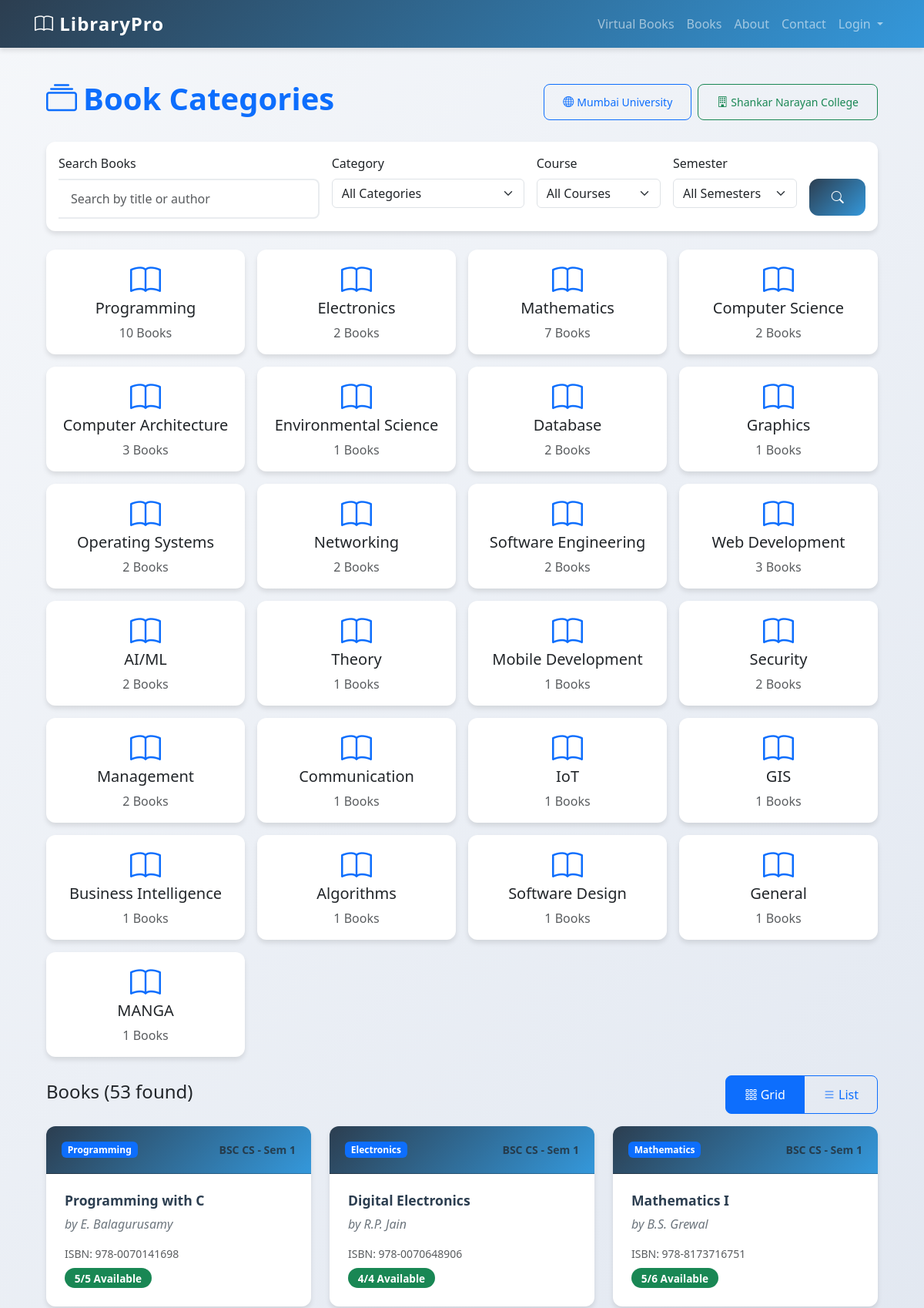
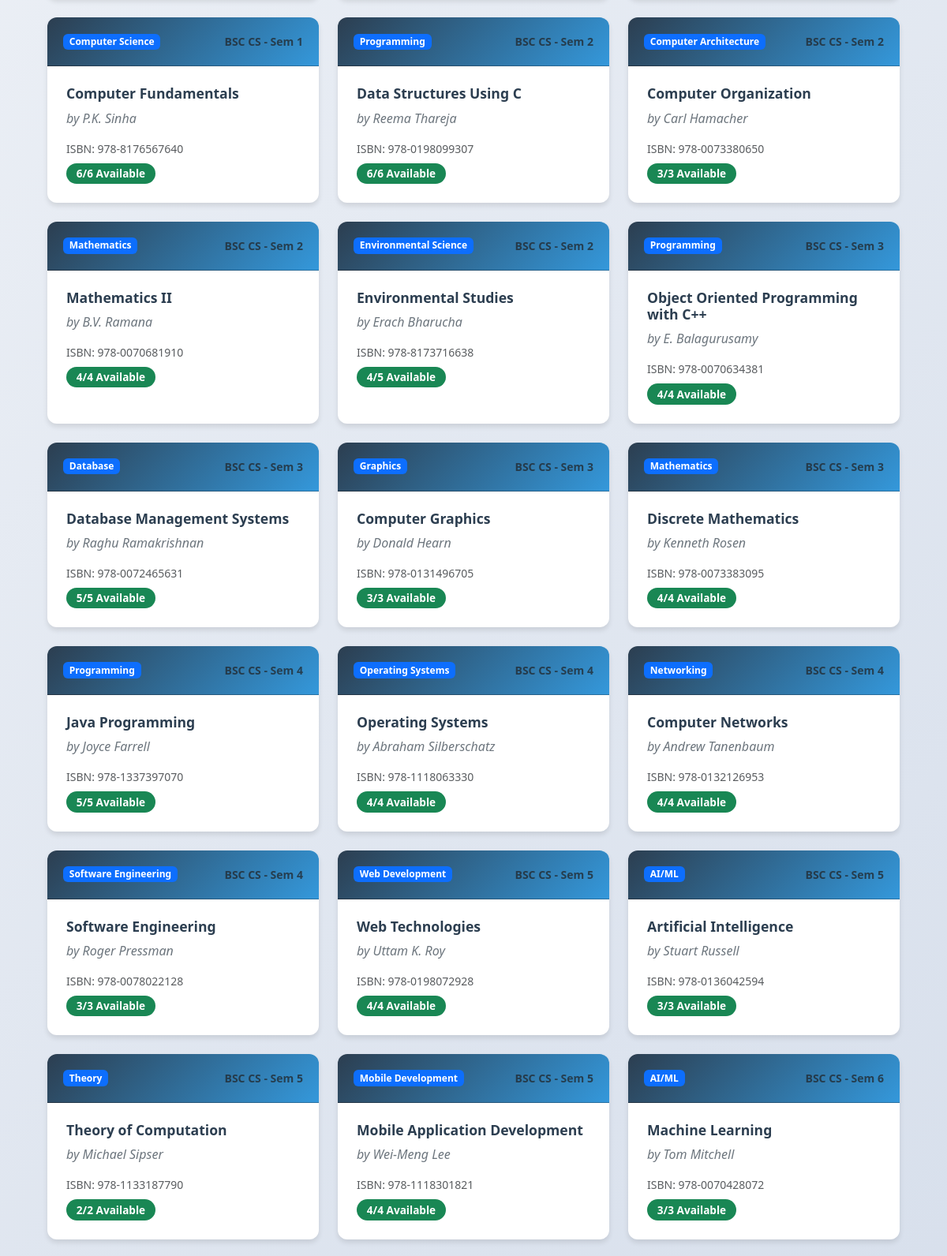
The page /books-categories (upper part) on the database its author committed (2 pictures, top to bottom).
### app/models.py (models this page shows, shortened)
class Book(db.Model):
    id = db.Column(db.Integer, primary_key=True)
    title = db.Column(db.String(200), nullable=False)
    author = db.Column(db.String(100), nullable=False)
    category = db.Column(db.String(50), nullable=False, default='General')
    semester = db.Column(db.String(20), nullable=True)
    course = db.Column(db.String(50), nullable=True)
    isbn = db.Column(db.String(20), nullable=True)
    thumbnail = db.Column(db.String(500), nullable=True)
    copies_total = db.Column(db.Integer, nullable=False, default=1)
    copies_available = db.Column(db.Integer, nullable=False, default=1)
    is_new_book = db.Column(db.Boolean, nullable=False, default=True)
    new_book_expires = db.Column(db.DateTime, nullable=True)
    is_prebooking = db.Column(db.Boolean, nullable=False, default=False)
    prebooking_starts = db.Column(db.DateTime, nullable=True)
    prebooking_slots = db.Column(db.Integer, nullable=False, default=0)
    prebooking_taken = db.Column(db.Integer, nullable=False, default=0)
    is_virtual = db.Column(db.Boolean, nullable=False, default=False)
    pdf_file_path = db.Column(db.String(500), nullable=True)
    virtual_price = db.Column(db.Float, nullable=True, default=0.0)  # Free to read
    download_price = db.Column(db.Float, nullable=True, default=11.0)  # ₹11 to download
    created_at = db.Column(db.DateTime, default=datetime.utcnow)
    loans = db.relationship('Loan', backref='book', lazy='dynamic')

### app/main/routes.py (the view)
@bp.route('/books-categories')
def books_categories():
    from sqlalchemy import func
    search = request.args.get('search', '')
    category_filter = request.args.get('category', '')
    course_filter = request.args.get('course', '')
    semester_filter = request.args.get('semester', '')
    query = Book.query
    if search:
        query = query.filter(
            (Book.title.contains(search)) | (Book.author.contains(search))
        )
    if category_filter:
        query = query.filter(Book.category == category_filter)
    if course_filter:
        query = query.filter(Book.course == course_filter)
    if semester_filter:
        query = query.filter(Book.semester == semester_filter)
    books = query.all()
    categories = db.session.query(Book.category).distinct().all()
    categories = [cat[0] for cat in categories if cat[0]]
    category_stats = {}
    for category in categories:
        count = Book.query.filter_by(category=category).count()
        category_stats[category] = count
    return render_template('books_categories.html',
                         title='Book Categories',
                         books=books,
                         categories=categories,
                         category_stats=category_stats)

### app/templates/books_categories.html (shortened to what this page needs)
{% extends "base.html" %}
{% block content %}
<div class="container py-4">
    <div class="row">
        <div class="col-12">
            <div class="d-flex justify-content-between align-items-center mb-4">
                <h1 class="display-6 fw-bold text-primary">
                    <i class="bi bi-collection me-2"></i>Book Categories
                </h1>
                <div class="d-flex gap-2">
                    <a href="https://www.mu.ac.in/" target="_blank" class="btn btn-outline-primary btn-sm">
                        <i class="bi bi-globe me-1"></i>Mumbai University
                    </a>
                    <a href="https://sncollegemumbai.edu.in/" target="_blank" class="btn btn-outline-success btn-sm">
                        <i class="bi bi-building me-1"></i>Shankar Narayan College
                    </a>
                </div>
            </div>
            <div class="card mb-4">
                <div class="card-body">
                    <form method="GET" class="row g-3">
                        <div class="col-md-4">
                            <label class="form-label">Search Books</label>
                            <input type="text" name="search" class="form-control" placeholder="Search by title or author" value="{{ request.args.get('search', '') }}">
                        </div>
                        <div class="col-md-3">
                            <label class="form-label">Category</label>
                            <select name="category" class="form-select">
                                <option value="">All Categories</option>
                            </select>
                        </div>
                        <div class="col-md-2">
                            <label class="form-label">Course</label>
                            <select name="course" class="form-select">
                                <option value="">All Courses</option>
                            </select>
                        </div>
                        <div class="col-md-2">
                            <label class="form-label">Semester</label>
                            <select name="semester" class="form-select">
                                <option value="">All Semesters</option>
                            </select>
                        </div>
                        <div class="col-md-1">
                            <label class="form-label">&nbsp;</label>
                            <button type="submit" class="btn btn-primary w-100">
                                <i class="bi bi-search"></i>
                            </button>
                        </div>
                    </form>
                </div>
            </div>
            <div class="row g-3 mb-4">
                {% for category, count in category_stats.items() %}
                <div class="col-md-3">
                    <div class="card text-center h-100">
                        <div class="card-body">
                            <i class="bi bi-book display-6 text-primary mb-2"></i>
                            <h5 class="card-title">{{ category }}</h5>
                            <p class="card-text text-muted">{{ count }} Books</p>
                        </div>
                    </div>
                </div>
                {% endfor %}
            </div>
            <div class="row">
                <div class="col-12">
                    <div class="d-flex justify-content-between align-items-center mb-3">
                        <h4>Books ({{ books|length }} found)</h4>
                        <div class="btn-group" role="group">
                            <label class="btn btn-outline-primary" for="grid-view">
                                <i class="bi bi-grid-3x3-gap"></i> Grid
                            </label>
                            <label class="btn btn-outline-primary" for="list-view">
                                <i class="bi bi-list"></i> List
                            </label>
                        </div>
                    </div>
                    <div id="books-grid" class="row g-4">
                        {% for book in books %}
                        <div class="col-lg-4 col-md-6">
                            <div class="card book-card h-100">
                                <div class="card-header d-flex justify-content-between align-items-center">
                                    <span class="badge bg-primary">{{ book.category }}</span>
                                    <small class="text-muted">{{ book.course }} - {{ book.semester }}</small>
                                </div>
                                <div class="card-body">
                                    <h6 class="card-title book-title">{{ book.title }}</h6>
                                    <p class="card-text book-author">by {{ book.author }}</p>
                                    {% if book.isbn %}
                                    <p class="small text-muted mb-2">ISBN: {{ book.isbn }}</p>
                                    {% endif %}
                                    <div class="d-flex justify-content-between align-items-center">
                                        <span class="badge availability-badge {% if book.copies_available > 0 %}bg-success{% else %}bg-danger{% endif %}">
                                            {{ book.copies_available }}/{{ book.copies_total }} Available
                                        </span>
                                    </div>
                                </div>
                            </div>
                        </div>
                        {% endfor %}
                    </div>
                </div>
            </div>
        </div>
    </div>
</div>
{% endblock %}

### app/static/css/style.css (style rules this page uses)
:root { --primary-color: #2c3e50; --secondary-color: #3498db; --accent-color: #e74c3c; --success-color: #27ae60; --warning-color: #f39c12; --light-bg: #f8f9fa; --card-shadow: 0 4px 6px rgba(0, 0, 0, 0.1); --hover-shadow: 0 8px 15px rgba(0, 0, 0, 0.2); --border-radius: 12px; }
body { font-family: 'Segoe UI', Tahoma, Geneva, Verdana, sans-serif; background: linear-gradient(135deg, #f5f7fa 0%, #c3cfe2 100%); min-height: 100vh; padding: 0; margin: 0; }
.container { padding-left: 15px; padding-right: 15px; }
.card { border: none; border-radius: var(--border-radius); box-shadow: var(--card-shadow); transition: all 0.3s ease; background: white; }
.card-header { background: linear-gradient(135deg, var(--primary-color) 0%, var(--secondary-color) 100%); color: white; border-radius: var(--border-radius) var(--border-radius) 0 0 !important; padding: 1.25rem; font-weight: 600; }
.book-card { height: 100%; transition: all 0.3s ease; }
.book-card .card-body { padding: 1.5rem; display: flex; flex-direction: column; }
.book-title { font-size: 1.1rem; font-weight: 600; color: var(--primary-color); margin-bottom: 0.5rem; }
.book-author { color: #6c757d; font-style: italic; margin-bottom: 1rem; }
.availability-badge { font-size: 0.85rem; padding: 0.4rem 0.8rem; border-radius: 20px; }
.form-control { border-radius: 8px; border: 2px solid #e9ecef; padding: 0.75rem 1rem; transition: all 0.3s ease; }
.btn { border-radius: 8px; padding: 0.75rem 1.5rem; font-weight: 500; transition: all 0.3s ease; }
.btn-primary { background: linear-gradient(135deg, var(--primary-color) 0%, var(--secondary-color) 100%); border: none; }
.form-control { border-left: none; border-radius: 0 8px 8px 0; }
.btn-primary { background: linear-gradient(135deg, var(--primary-color) 0%, var(--secondary-color) 100%); border: none; border-radius: 12px; padding: 0.75rem; font-weight: 600; transition: all 0.3s ease; }

### app/static/css/modern.css (style rules this page uses)
:root { --primary: #6366f1; --secondary: #8b5cf6; --success: #10b981; --danger: #ef4444; --warning: #f59e0b; --info: #3b82f6; --dark: #1f2937; --light: #f9fafb; }

### rows shown on the page
Book: category "Electronics", id "2", course "BSC CS", semester "Sem 1", title "Digital Electronics", author "R.P. Jain", isbn "978-0070648906", copies_available "4", copies_total "4"
Book: category "Mathematics", id "7", course "BSC CS", semester "Sem 2", title "Mathematics II", author "B.V. Ramana", isbn "978-0070681910", copies_available "4", copies_total "4"
Book: category "Environmental Science", is_new_book "1", course "BSC CS", semester "Sem 2", title "Environmental Studies", author "Erach Bharucha", isbn "978-8173716638", copies_available "4", copies_total "5"
Book: category "Graphics", is_new_book "1", course "BSC CS", semester "Sem 3", title "Computer Graphics", author "Donald Hearn", isbn "978-0131496705", copies_available "3", copies_total "3"
Book: category "Theory", is_new_book "1", course "BSC CS", semester "Sem 5", title "Theory of Computation", author "Michael Sipser", isbn "978-1133187790", copies_available "2", copies_total "2"
Book: category "Mobile Development", is_new_book "1", course "BSC CS", semester "Sem 5", title "Mobile Application Development", author "Wei-Meng Lee", isbn "978-1118301821", copies_available "4", copies_total "4"
Book: category "Communication", is_new_book "1"
Book: category "IoT", is_new_book "1"
Book: category "GIS", is_new_book "1"
Book: category "Business Intelligence", is_new_book "1"
Book: category "Algorithms", is_new_book "1"
Book: category "Software Design", is_new_book "1"
Book: category "General", count "1"
Book: category "MANGA", count "1"
Book: category "Programming", course "BSC CS", semester "Sem 1", title "Programming with C", author "E. Balagurusamy", isbn "978-0070141698", copies_available "5", copies_total "5"
Book: category "Mathematics", course "BSC CS", semester "Sem 1", title "Mathematics I", author "B.S. Grewal", isbn "978-8173716751", copies_available "5", copies_total "6"
Book: category "Computer Science", course "BSC CS", semester "Sem 1", title "Computer Fundamentals", author "P.K. Sinha", isbn "978-8176567640", copies_available "6", copies_total "6"
Book: category "Programming", course "BSC CS", semester "Sem 2", title "Data Structures Using C", author "Reema Thareja", isbn "978-0198099307", copies_available "6", copies_total "6"
Book: category "Computer Architecture", course "BSC CS", semester "Sem 2", title "Computer Organization", author "Carl Hamacher", isbn "978-0073380650", copies_available "3", copies_total "3"
Book: category "Programming", course "BSC CS", semester "Sem 3", title "Object Oriented Programming with C++", author "E. Balagurusamy", isbn "978-0070634381", copies_available "4", copies_total "4"
Book: category "Database", course "BSC CS", semester "Sem 3", title "Database Management Systems", author "Raghu Ramakrishnan", isbn "978-0072465631", copies_available "5", copies_total "5"
Book: category "Mathematics", course "BSC CS", semester "Sem 3", title "Discrete Mathematics", author "Kenneth Rosen", isbn "978-0073383095", copies_available "4", copies_total "4"
Book: category "Programming", course "BSC CS", semester "Sem 4", title "Java Programming", author "Joyce Farrell", isbn "978-1337397070", copies_available "5", copies_total "5"
Book: category "Operating Systems", course "BSC CS", semester "Sem 4", title "Operating Systems", author "Abraham Silberschatz", isbn "978-1118063330", copies_available "4", copies_total "4"
Book: category "Networking", course "BSC CS", semester "Sem 4", title "Computer Networks", author "Andrew Tanenbaum", isbn "978-0132126953", copies_available "4", copies_total "4"
Book: category "Software Engineering", course "BSC CS", semester "Sem 4", title "Software Engineering", author "Roger Pressman", isbn "978-0078022128", copies_available "3", copies_total "3"
Book: category "Web Development", course "BSC CS", semester "Sem 5", title "Web Technologies", author "Uttam K. Roy", isbn "978-0198072928", copies_available "4", copies_total "4"
Book: category "AI/ML", course "BSC CS", semester "Sem 5", title "Artificial Intelligence", author "Stuart Russell", isbn "978-0136042594", copies_available "3", copies_total "3"
Book: category "AI/ML", course "BSC CS", semester "Sem 6", title "Machine Learning", author "Tom Mitchell", isbn "978-0070428072", copies_available "3", copies_total "3"

### other values the page prints
{{ category }} "Programming" "Computer Science" "Computer Architecture" "Database" "Operating Systems" "Networking" "Software Engineering" "Web Development" "AI/ML" "Security" "Management"
{{ count }} "10" "2" "3" "2" "2" "2" "2" "3" "2" "2" "2"
{{ books|length }} "53"
